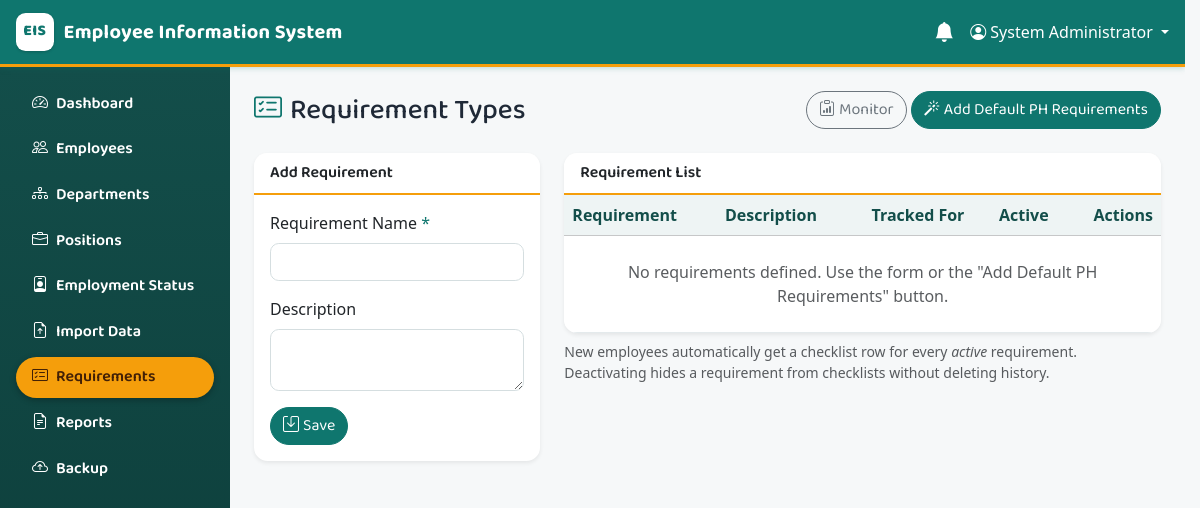
The app's page /modules/requirements/types.php (signed in), older data.
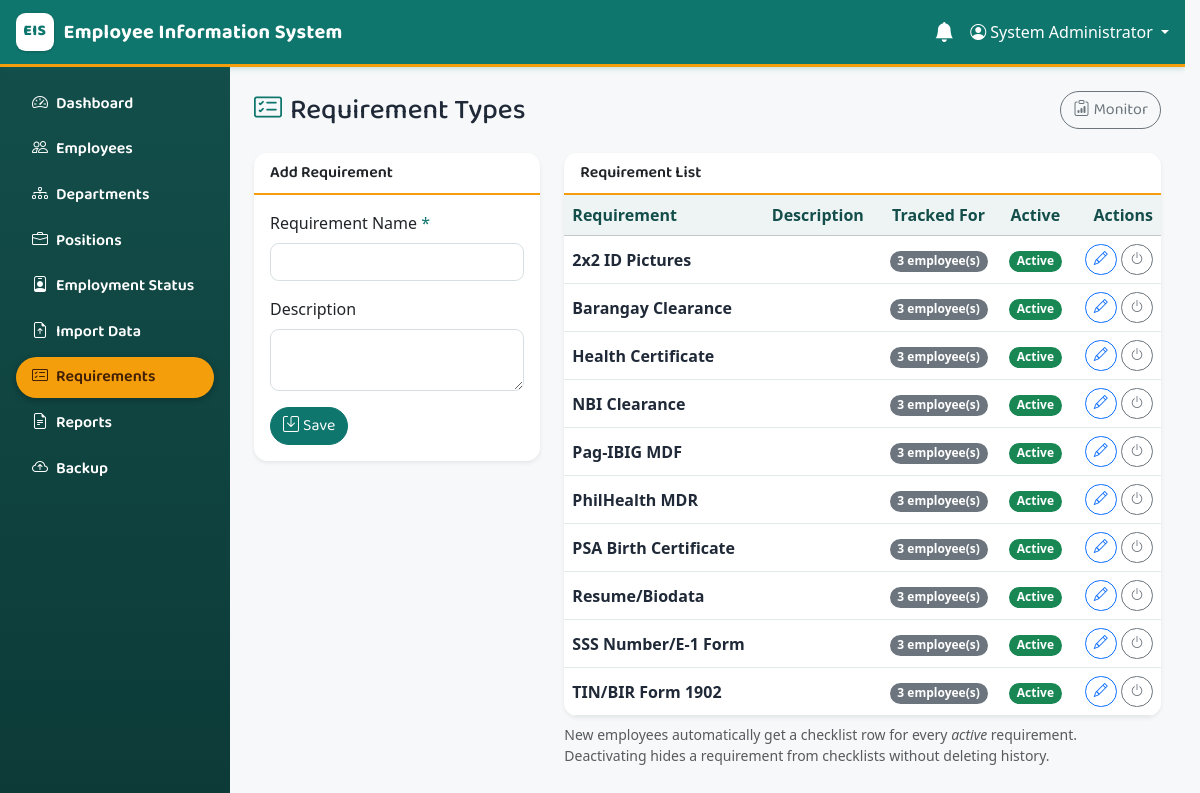
The same page, newer data.
### tables this page shows
CREATE TABLE `requirement_types` (
  `requirement_type_id` int unsigned NOT NULL AUTO_INCREMENT,
  `requirement_name` varchar(100) NOT NULL,
  `description` varchar(255) DEFAULT NULL,
  `is_active` tinyint(1) NOT NULL DEFAULT '1',
  PRIMARY KEY (`requirement_type_id`),
  UNIQUE KEY `uq_requirement_types_name` (`requirement_name`)
);

### includes/functions.php (called while the page is built, shortened)
<?php
function e(?string $value): string
{
    return htmlspecialchars($value ?? '', ENT_QUOTES, 'UTF-8');
}

### modules/requirements/types.php (the view, shortened to what this page needs)
<?php
require_once __DIR__ . '/../../config/app.php';
$editing = null;
$types = $pdo->query(
    'SELECT rt.*, COUNT(er.employee_requirement_id) AS in_use
     FROM requirement_types rt
     LEFT JOIN employee_requirements er ON er.requirement_type_id = rt.requirement_type_id
     GROUP BY rt.requirement_type_id ORDER BY rt.requirement_name'
)->fetchAll();
require __DIR__ . '/../../includes/header.php';
?>
<div class="d-flex justify-content-between align-items-center mb-4">
    <h1 class="h3 mb-0"><i class="bi bi-card-checklist me-2"></i>Requirement Types</h1>
    <div>
        <a href="monitor.php" class="btn btn-outline-secondary"><i class="bi bi-clipboard-data me-1"></i>Monitor</a>
        <?php if (!$types): ?>
        <form method="post" class="d-inline">
            <button class="btn btn-danger"><i class="bi bi-magic me-1"></i>Add Default PH Requirements</button>
        </form>
        <?php endif; ?>
    </div>
</div>
<div class="row g-4">
    <div class="col-lg-4">
        <div class="card shadow-sm">
            <div class="card-header bg-white fw-semibold"><?= $editing ? 'Edit Requirement' : 'Add Requirement' ?></div>
            <div class="card-body">
                <form method="post">
                    <div class="mb-3">
                        <label class="form-label">Requirement Name <span class="text-danger">*</span></label>
                        <input type="text" class="form-control" name="requirement_name" maxlength="100" required
                               value="<?= e($editing['requirement_name'] ?? '') ?>">
                    </div>
                    <div class="mb-3">
                        <label class="form-label">Description</label>
                        <textarea class="form-control" name="description" rows="2" maxlength="255"><?= e($editing['description'] ?? '') ?></textarea>
                    </div>
                    <button type="submit" class="btn btn-danger"><i class="bi bi-save me-1"></i><?= $editing ? 'Update' : 'Save' ?></button>
                </form>
            </div>
        </div>
    </div>
    <div class="col-lg-8">
        <div class="card shadow-sm">
            <div class="card-header bg-white fw-semibold">Requirement List</div>
            <div class="table-responsive">
                <table class="table table-hover align-middle mb-0">
                    <thead class="table-light">
                        <tr><th>Requirement</th><th>Description</th><th class="text-center">Tracked For</th><th class="text-center">Active</th><th class="text-end">Actions</th></tr>
                    </thead>
                    <tbody>
                    <?php if (!$types): ?>
                        <tr><td colspan="5" class="text-center text-muted py-4">
                            No requirements defined. Use the form or the "Add Default PH Requirements" button.
                        </td></tr>
                    <?php endif; ?>
                    <?php foreach ($types as $t): ?>
                        <tr class="<?= $t['is_active'] ? '' : 'table-secondary' ?>">
                            <td class="fw-semibold"><?= e($t['requirement_name']) ?></td>
                            <td class="small"><?= e($t['description'] ?? '') ?></td>
                            <td class="text-center"><span class="badge text-bg-secondary"><?= (int)$t['in_use'] ?> employee(s)</span></td>
                            <td class="text-center">
                                <?php if ($t['is_active']): ?>
                                    <span class="badge text-bg-success">Active</span>
                                <?php else: ?>
                                    <span class="badge text-bg-secondary">Inactive</span>
                                <?php endif; ?>
                            </td>
                            <td class="text-end text-nowrap">
                                <a href="types.php?edit=<?= (int)$t['requirement_type_id'] ?>" class="btn btn-sm btn-outline-primary"><i class="bi bi-pencil"></i></a>
                                <form method="post" class="d-inline">
                                    <button class="btn btn-sm btn-outline-secondary" title="<?= $t['is_active'] ? 'Deactivate' : 'Activate' ?>">
                                        <i class="bi bi-power"></i>
                                    </button>
                                </form>
                            </td>
                        </tr>
                    <?php endforeach; ?>
                    </tbody>
                </table>
            </div>
        </div>
        <p class="text-muted small mt-2">
            New employees automatically get a checklist row for every <em>active</em> requirement.
            Deactivating hides a requirement from checklists without deleting history.
        </p>
    </div>
</div>
<?php require __DIR__ . '/../../includes/footer.php'; ?>

### includes/header.php (shortened to what this page needs)
<!DOCTYPE html>
<html lang="en">
<head>
<link rel="stylesheet" href="<?= BASE_URL ?>/assets/css/bootstrap.min.css">
<link rel="stylesheet" href="<?= BASE_URL ?>/assets/css/bootstrap-icons.min.css">
<link rel="stylesheet" href="<?= BASE_URL ?>/assets/css/style.css">
</head>
<body data-base-url="<?= BASE_URL ?>">
<nav class="navbar navbar-dark bg-danger px-3 flex-nowrap">
    <div class="d-flex align-items-center min-w-0">
    <span class="navbar-brand fw-bold text-truncate">
        <span class="brand-mark">EIS</span><span class="d-none d-sm-inline"><?= e(APP_NAME) ?></span><span class="d-sm-none">EIS</span>
    </span>
    </div>
    <div class="d-flex align-items-center gap-3">
    <div class="dropdown">
        <a class="text-white text-decoration-none position-relative" href="#" data-bs-toggle="dropdown" title="Notifications">
            <i class="bi bi-bell-fill fs-5"></i>
        </a>
    </div>
    <div class="dropdown">
        <a class="text-white text-decoration-none dropdown-toggle" href="#" data-bs-toggle="dropdown">
            <i class="bi bi-person-circle me-1"></i><?= e($_SESSION['full_name'] ?? '') ?>
        </a>
    </div>
    </div>
</nav>
<div class="d-flex">
<?php require __DIR__ . '/sidebar.php'; ?>
<main class="flex-grow-1 p-4">

### includes/sidebar.php (shortened to what this page needs)
<?php
$current = str_replace('\\', '/', $_SERVER['PHP_SELF']);
$menu = [
    ['label' => 'Dashboard',    'icon' => 'bi-speedometer2',       'href' => '/modules/dashboard/index.php',    'match' => '/modules/dashboard/'],
    ['label' => 'Employees',    'icon' => 'bi-people',             'href' => '/modules/employees/index.php',    'match' => '/modules/employees/'],
    ['label' => 'Departments',  'icon' => 'bi-diagram-3',          'href' => '/modules/departments/index.php',  'match' => '/modules/departments/'],
    ['label' => 'Positions',    'icon' => 'bi-briefcase',          'href' => '/modules/positions/index.php',    'match' => '/modules/positions/'],
    ['label' => 'Employment Status', 'icon' => 'bi-person-badge',  'href' => '/modules/employment_statuses/index.php', 'match' => '/modules/employment_statuses/'],
    ['label' => 'Import Data',  'icon' => 'bi-file-earmark-arrow-up', 'href' => '/modules/import/index.php',    'match' => '/modules/import/'],
    ['label' => 'Requirements', 'icon' => 'bi-card-checklist',     'href' => '/modules/requirements/monitor.php', 'match' => '/modules/requirements/'],
    ['label' => 'Reports',      'icon' => 'bi-file-earmark-text',  'href' => '/modules/reports/index.php',      'match' => '/modules/reports/'],
    ['label' => 'Backup',       'icon' => 'bi-cloud-arrow-up',     'href' => '/modules/backup/index.php',       'match' => '/modules/backup/'],
];
?>
<aside class="sidebar offcanvas-lg offcanvas-start bg-dark text-white" tabindex="-1" id="sidebarMenu" aria-label="Main menu">
    <div class="offcanvas-body d-block p-3">
        <ul class="nav nav-pills flex-column gap-1">
        <?php foreach ($menu as $item): ?>
            <li class="nav-item">
                <a class="nav-link text-white<?= str_contains($current, $item['match']) ? ' active' : '' ?>"
                   href="<?= BASE_URL . $item['href'] ?>">
                    <i class="bi <?= $item['icon'] ?> me-2"></i><?= e($item['label']) ?>
                </a>
            </li>
        <?php endforeach; ?>
        </ul>
    </div>
</aside>

### includes/footer.php (shortened to what this page needs)
</main>
</div>
</body>
</html>

### assets/css/style.css (style rules this page uses)
:root { --eis-primary: #0f766e; --eis-primary-dark: #0b5a54; --eis-deep: #134e4a; --eis-deep-dark: #0c3a37; --eis-accent: #f59e0b; --eis-accent-dark: #d97706; --eis-surface: #f6f8f9; --eis-card: #ffffff; --eis-line: #e4eaec; --eis-text: #1f2937; --eis-muted: #64748b; }
html { overflow-y: scroll; scrollbar-gutter: stable; }
body { padding-right: 0 !important; background-color: var(--eis-surface); min-height: 100vh; color: var(--eis-text); }
.min-w-0 { min-width: 0; }
h1, h2, h3, h4, h5, h6, .h1, .h2, .h3, .h4, .h5, .h6, .navbar-brand, .btn, .nav-link, .card-header, .dropdown-header { font-family: 'Baloo 2', 'Segoe UI', system-ui, sans-serif; }
h1 i, .h3 i { color: var(--eis-primary); }
.bg-danger { background-color: var(--eis-primary) !important; }
.text-danger { color: var(--eis-primary) !important; }
.btn-danger { background-color: var(--eis-primary); border-color: var(--eis-primary); }
nav.navbar { background-color: var(--eis-primary) !important; border-bottom: 3px solid var(--eis-accent); box-shadow: 0 1px 6px rgba(15, 118, 110, .25); }
.navbar-brand { font-weight: 700; letter-spacing: .3px; display: inline-flex; align-items: center; }
.brand-mark { display: inline-flex; align-items: center; justify-content: center; width: 38px; height: 38px; margin-right: .6rem; border-radius: .6rem; background: #fff; color: var(--eis-primary); font-family: 'Baloo 2', system-ui, sans-serif; font-weight: 800; font-size: .95rem; letter-spacing: .5px; line-height: 1; box-shadow: 0 1px 3px rgba(0, 0, 0, .2); flex-shrink: 0; }
.sidebar { --bs-offcanvas-width: 260px; background: linear-gradient(180deg, var(--eis-deep) 0%, var(--eis-deep-dark) 100%) !important; }
@media (min-width: 992px) { .sidebar { width: 230px; min-height: calc(100vh - 60px); flex-shrink: 0; } }
.sidebar .nav-link { border-radius: 50rem; padding: .55rem 1rem; font-weight: 600; white-space: nowrap; }
.sidebar .nav-link.active { background-color: var(--eis-accent) !important; color: #422006 !important; box-shadow: 0 2px 6px rgba(0, 0, 0, .28); }
.sidebar .nav-link.active i { color: #422006; }
.card { border: none; border-radius: .85rem; overflow: hidden; background-color: var(--eis-card); box-shadow: 0 2px 8px rgba(19, 78, 74, .07); }
.card-header { background-color: var(--eis-card) !important; border-bottom: 2px solid var(--eis-accent); font-weight: 600; }
.table { --bs-table-color: var(--eis-text); border-color: var(--eis-line); }
.table-light, .table thead.table-light th { --bs-table-bg: #eef4f4; color: #134e4a; }
.btn { border-radius: 50rem; }
.form-control, .form-select { border-radius: .55rem; border-color: #d5dee0; }
.badge { border-radius: 50rem; }

Row changes from the older to the newer data that the page shows:
added requirement_types: requirement_name "2x2 ID Pictures", in_use "3", is_active "Active"
added requirement_types: requirement_name "Barangay Clearance", in_use "3", is_active "Active"
added requirement_types: requirement_name "Health Certificate", in_use "3", is_active "Active"
added requirement_types: requirement_name "NBI Clearance", in_use "3", is_active "Active"
added requirement_types: requirement_name "Pag-IBIG MDF", in_use "3", is_active "Active"
added requirement_types: requirement_name "PhilHealth MDR", in_use "3", is_active "Active"
added requirement_types: requirement_name "PSA Birth Certificate", in_use "3", is_active "Active"
added requirement_types: requirement_name "Resume/Biodata", in_use "3", is_active "Active"
added requirement_types: requirement_name "SSS Number/E-1 Form", in_use "3", is_active "Active"
added requirement_types: requirement_name "TIN/BIR Form 1902", in_use "3", is_active "Active"
Text that changed along with them:
text no longer shown: "Add Default PH Requirements No requirements defined. Use the form or the \"Add Default PH Requirements\" button."
